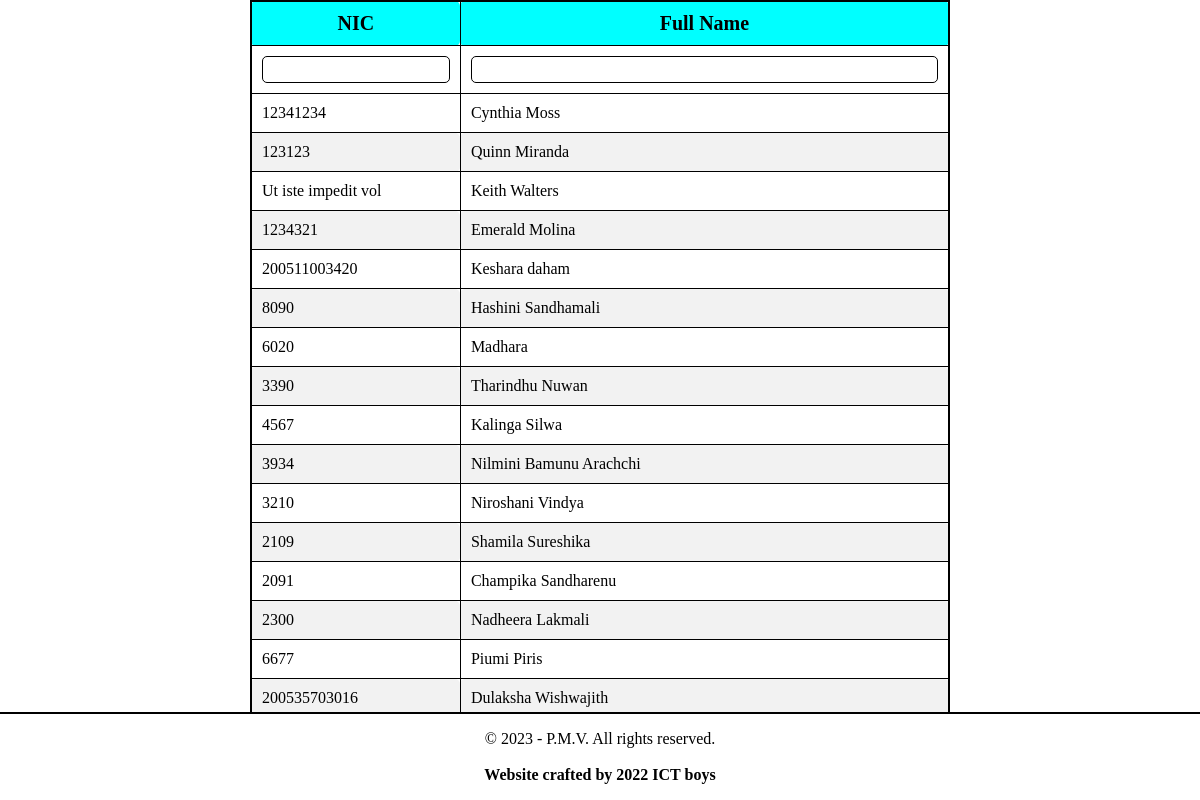
Screenshot of /teachers/ with the database file from the repository.
### TeacherInfoHandler/models.py (models this page shows, shortened)
class TeacherInfo(models.Model):
    full_name = models.CharField(max_length=255)
    name_with_initials = models.CharField(max_length=255)
    date_of_birth = models.DateField()
    nic = models.CharField(max_length=15)
    password = models.CharField(max_length=20, default="0")
    gender = models.CharField(max_length=1)
    position = models.CharField(max_length=256)
    post = models.TextField()
    qr_key = models.TextField()
    special_notes = models.TextField()
    teacher_grade = models.CharField(max_length=50)
    address = models.TextField()
    contact_number = models.CharField(max_length=12)
    enrolled_date = models.DateField(auto_now=False)
    started_date = models.DateField(auto_now=False)
    class_info = models.ForeignKey('EDUInfoHandler.ClassInfo', on_delete=models.DO_NOTHING)
    subjects = models.CharField(max_length=50)

### TeacherInfoHandler/views.py (the view)
# urls.py: path("", TeacherListView.as_view(), name="TeacherListView"),
class TeacherListView(View):
    def get(self, request):
        log_file('Requested Teacher List')
        data = request.GET
        filter_kwargs = {}
        try:
            filter_kwargs['full_name__contains'] = data['name']
        except:
            pass
        try:
            filter_kwargs['nic__contains'] = data['nic']
        except:
            pass
        teachers_filtered = TeacherInfo.objects.filter(**filter_kwargs)[:100]
        return_data = []
        for teacher in teachers_filtered:
            return_data.append({
                "nic" : teacher.nic,
                "teacher_name" : teacher.full_name,
            })
        if data.get('data'):
            log_file(f'Returnng JSON of {return_data}')
            return JsonResponse(return_data, safe=False)
        log_file(f'Returnng rendered {return_data}')
        return render(request, template_name="all_teachers_admin_pc.html", context={
            'teachers': return_data,
            })

### manage.py (called while the page is built)
def log_file(string):
    if settings.DEBUG:
        with open('log.txt', 'a') as f:
            f.write(f'[{datetime.now().strftime("%d/%m/%Y %H:%M:%S")}] {string} \n')

### TeacherInfoHandler/templates/all_teachers_admin_pc.html (shortened to what this page needs)
<!DOCTYPE html>
<html lang="en">
<head>
</head>
<body>
  <table class="my-table" border="1">
    <colgroup>
      <col span="1" style="width: 30%;">
      <col span="1" style="width: 70%;">
    </colgroup>
    <thead>
      <tr>
        <td><b>NIC</b></td>
        <td><b>Full Name</b></td>
      </tr>
    </thead>
    <tr>
      <td><input type="number" name="integerInput"  id="index_number"></td>
      <td><input type="text" name="charInput" id="student_name"></td>
    </tr>
    <tbody>
      {% for teacher in teachers %}
      <tr>
        <td>
          {{ teacher.nic }}
        </td>
        <td>
          <a href="/teachers/{{ teacher.nic }}">{{ teacher.teacher_name }}</a>
        </td>
      </tr>
      {% endfor %}
    </tbody>
  </table>
  <br>
  <footer>
    <p>&copy; 2023 - P.M.V. All rights reserved.<br><br><b>Website crafted by 2022 ICT boys</b></p>
  </footer>
</body>
</html>

### TeacherInfoHandler/templates/all_teachers_admin_pc.html (style rules this page uses)
body { margin: 0px; }
.my-table { border-collapse: collapse; width: 100%; max-width: 700px; margin: 0 auto; color: #000000; border: 2px solid black; }
table { margin: 10px; }
thead { background-color: aqua; text-align: center; font-size: 20px; }
.my-table td { padding: 10px; border: 1px solid #000000; border-radius: 5px; }
.my-table tr:nth-child(even) { background-color: #f2f2f2; }
.my-table input[type="number"], .my-table input[type="text"], .my-table select { padding: 5px; border-radius: 5px; border: 1px solid #000000; width: 100%; box-sizing: border-box; }
footer { position: absolute; bottom: 0px; margin-top: auto; background-color: #ffffff; width: 100%; text-align: center; border-top: 2px solid black; padding: 0px; }
a { text-decoration: none; color: #000000; }

### rows the page displays
TeacherInfo: nic "12341234", teacher_name "Cynthia Moss"
TeacherInfo: nic "123123", teacher_name "Quinn Miranda"
TeacherInfo: nic "Ut iste impedit vol", teacher_name "Keith Walters"
TeacherInfo: nic "1234321", teacher_name "Emerald Molina"
TeacherInfo: nic "200511003420", teacher_name "Keshara daham"
TeacherInfo: nic "8090", teacher_name "Hashini Sandhamali"
TeacherInfo: nic "6020", teacher_name "Madhara"
TeacherInfo: nic "3390", teacher_name "Tharindhu Nuwan"
TeacherInfo: nic "4567", teacher_name "Kalinga Silwa"
TeacherInfo: nic "3934", teacher_name "Nilmini Bamunu Arachchi"
TeacherInfo: nic "3210", teacher_name "Niroshani Vindya"
TeacherInfo: nic "2109", teacher_name "Shamila Sureshika"
TeacherInfo: nic "2091", teacher_name "Champika Sandharenu"
TeacherInfo: nic "2300", teacher_name "Nadheera Lakmali"
TeacherInfo: nic "6677", teacher_name "Piumi Piris"
TeacherInfo: nic "200535703016", teacher_name "Dulaksha Wishwajith"
